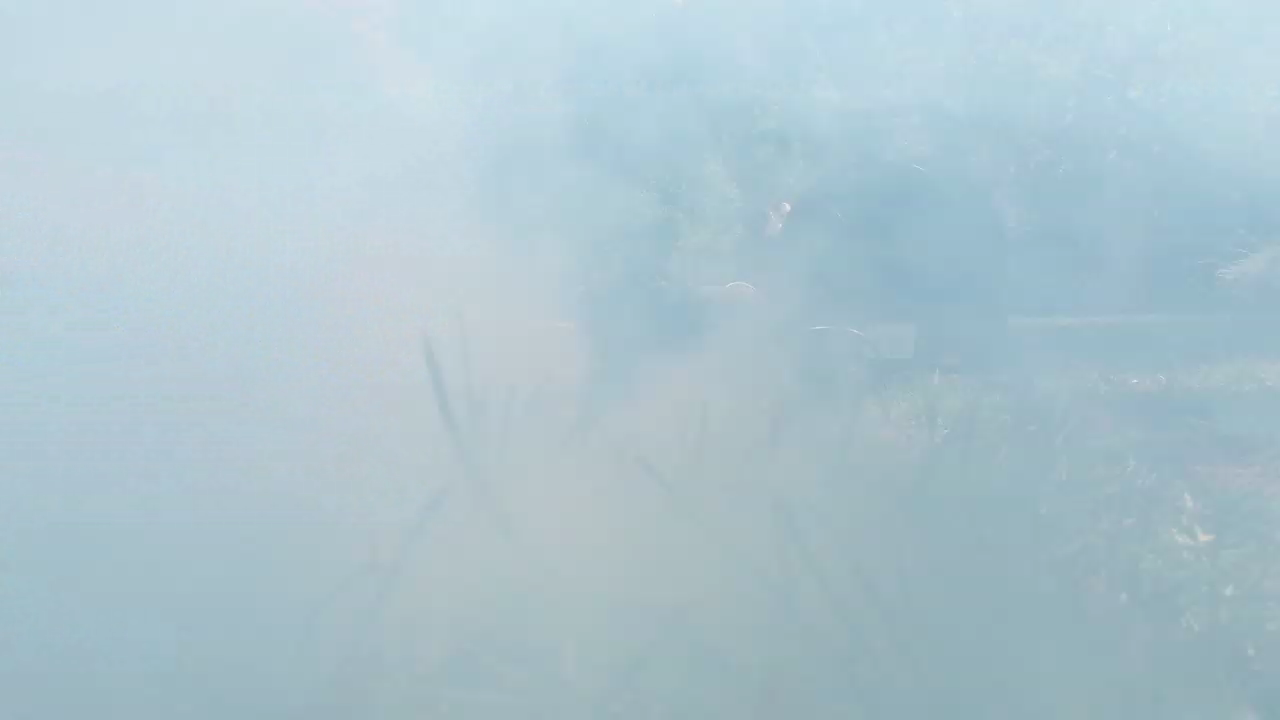
#> input picture smoke4.png, 1280 x 720 px
$ python -i detection_function.py   (imports and definitions only)
#> lines starting #> are read from the running program, lines starting #| are printed output that depends on the picture; after the words box and inside, x2 and y2 are one past the last pixel; in counts of white or black regions, pixels touching at a corner belong together
#> further down, picture is the input picture: shape (720, 1280, 3); mean B, G, R 207.1, 197.5, 174
import cv2
import numpy as np
import matplotlib.pyplot as plt
from mpl_toolkits.mplot3d import Axes3D


def detect(frame):
    """
    Detect smoke via hsv video processing using OpenCV.
    :param frame:
    :return:
    """
    # OpenCV works in BGR format - convert to HSV
    hsv_frame = cv2.cvtColor(frame, cv2.COLOR_BGR2HSV)
#> hsv_frame: shape (720, 1280, 3); mean H, S, V 98.7, 40.9, 207.1

    # HSV OpenCV values - H: 0-179, S: 0-255, V: 0-255
    # Grey (smoke):
    low_grey_color = np.array([80, 10, 170])
    high_grey_color = np.array([120, 70, 245])

    # White (End):
    low_white_color = np.array([75, 0, 175])
    high_white_color = np.array([175, 5, 200])

    # create a mask on the video - showing only section within the threshold
    grey_mask = cv2.inRange(hsv_frame, low_grey_color, high_grey_color)
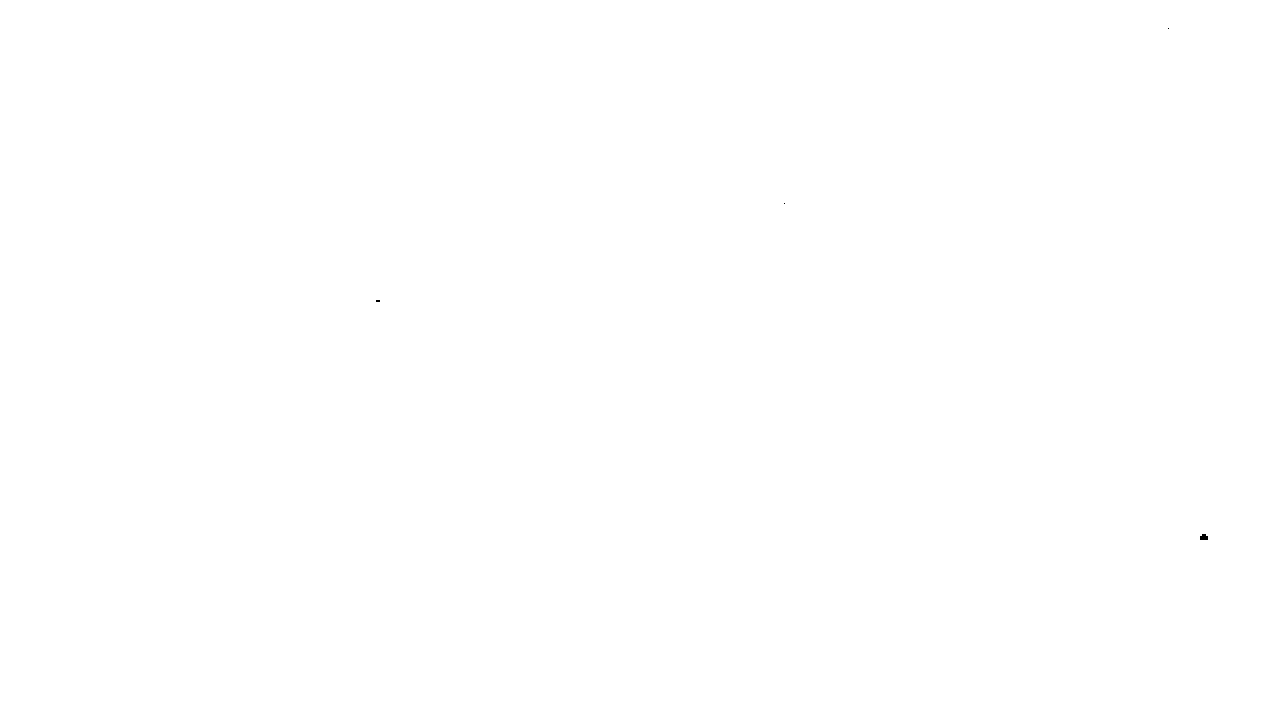
#> grey_mask: shape (720, 1280); 100% white; 4 black regions (3 under 20 px), largest, box (x1, y1, x2, y2) and area: (1200, 534, 1208, 540) 40
    grey = cv2.bitwise_and(frame, frame, mask=grey_mask)

    white_mask = cv2.inRange(hsv_frame, low_white_color, high_white_color)
#> white_mask: shape (720, 1280); 0% white in thin lines or dots, all inside (x1, y1, x2, y2) = (1202, 534, 1206, 536)
    white = cv2.bitwise_and(frame, frame, mask=grey_mask)

    ########################### Threshold - change if necessery ###############################
    threshold = 0.01
    ###########################################################################################

    # create blue box when successfully reached end:
    if np.count_nonzero(grey) / white.size > threshold:
        cv2.rectangle(frame, (0, 0), (1280, 720), (255, 0, 0), 50)

    # create green box when successfully detected smoke:
    if np.count_nonzero(grey) / grey.size > threshold:
        cv2.rectangle(frame, (0, 0), (1280, 720), (0, 255, 0), 50)
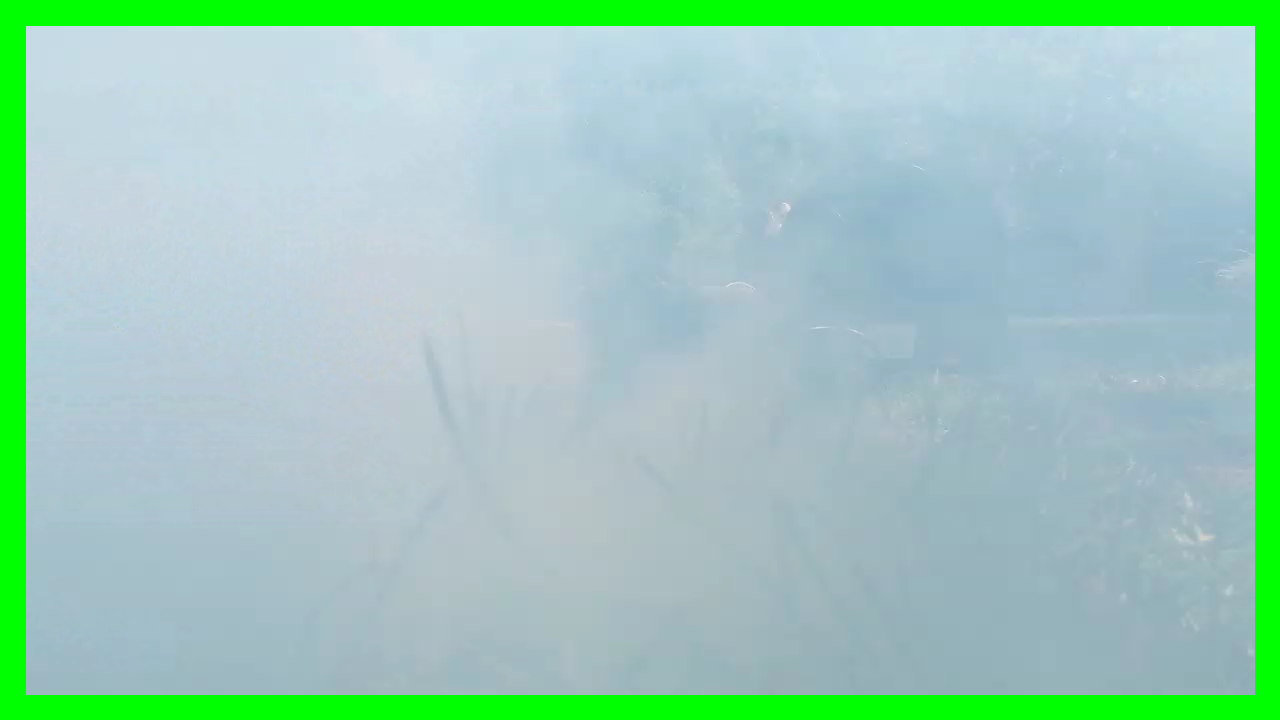
#> frame: shape (720, 1280, 3); mean B, G, R 184.5, 203.5, 155.1


    # show original frame and mask frame (frame where only smoke is visible - for testing):
    cv2.imshow("Frame", frame)
    cv2.imshow("grey", grey)
    cv2.waitKey(1)

    # calculate the percent of 'success' (white cloth) or smoke (grey) out of the whole image:
    if np.count_nonzero(white) / white.size > threshold:
        # if white cloth detected return "success"
        print('~~~~~~~~~~~~~~~~~~~~~~~~~~ Success')
        return 'success'
    if np.count_nonzero(grey) / grey.size >threshold:
        # if smoke (grey) is detected return True
        print("########################## True  ", np.count_nonzero(grey) / grey.size)
        return True
    else:
        return False

>>> import cv2
>>> picture = cv2.imread('smoke4.png')
>>> result = detect(picture)
#> result = 'success'
